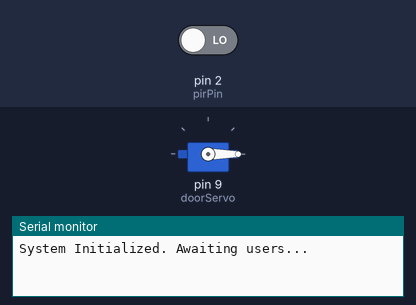
This sketch was run on a simulated Arduino Uno, built with avr-gcc and run on an emulated ATmega328P. Shown: servo, the last lines printed to the serial monitor. The inputs (shaded band) are chosen by the test bench; at power-on: pin 2 (pirPin) LOW.

Above: at 1.2 s.
1.3 s: pin 2 (pirPin) driven HIGH
At 2.2 s:
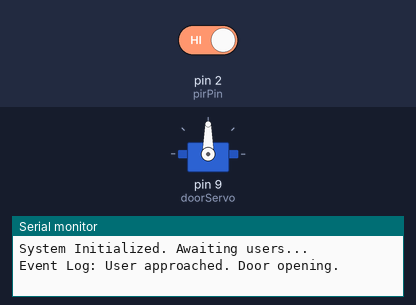
2.8 s: pin 2 (pirPin) driven LOW
At 5.7 s:
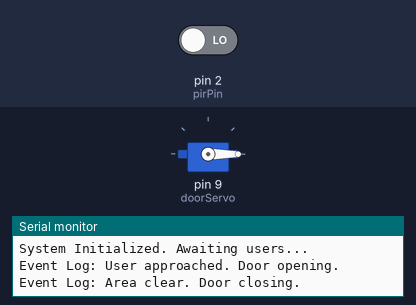
Timing chart, 0 to 7.2 s (numbered marks = the images above; inputs shaded):
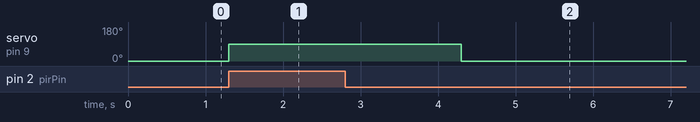

Measured:
- after the input at 1.3 s, servo on pin 9 (doorServo): 0° → 90° at once
- after the input at 2.8 s, servo on pin 9 (doorServo): 90° → 0° after 1.5 s

The sketch:

magnificent_tumelo1.ino
```cpp
#include <Servo.h>

Servo doorServo;      // Create servo object to control the door
int pirPin = 2;       // Digital pin connected to PIR sensor's signal
int pirState = LOW;   // Assume no motion initially to track state changes
int val = 0;          // Variable for reading the pin status

void setup() {
  doorServo.attach(9);      // Attach the servo on pin 9
  pinMode(pirPin, INPUT);   // Declare PIR sensor as input
  Serial.begin(9600);       // Initialize serial communication for logging

  doorServo.write(0);       // Set initial door position to closed (0 degrees)
  Serial.println("System Initialized. Awaiting users...");
}

void loop() {
  val = digitalRead(pirPin);  // Read input value from the sensor

  if (val == HIGH) {          // Check if motion is detected
    if (pirState == LOW) {
      // The sensor just detected someone
      Serial.println("Event Log: User approached. Door opening.");
      doorServo.write(90);    // Open door to 90 degrees
      pirState = HIGH;        // Update state
      delay(3000);            // Keep the door open for 3 seconds
    }
  } else {
    if (pirState == HIGH) {
      // The sensor just stopped detecting someone
      Serial.println("Event Log: Area clear. Door closing.");
      doorServo.write(0);     // Close door back to 0 degrees
      pirState = LOW;         // Update state
    }
  }
}
```
